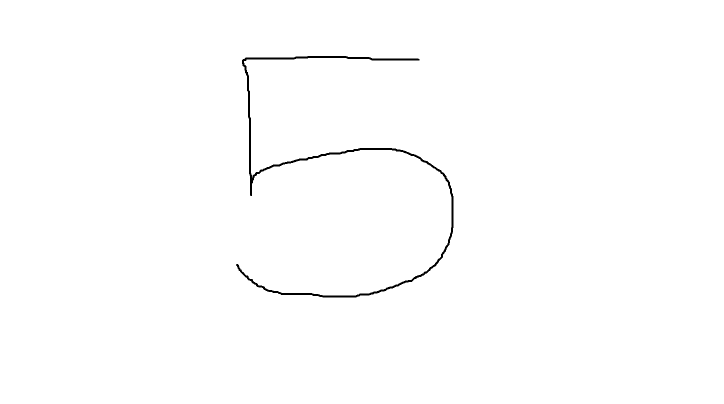
#> input picture nbs/data/five.png, 1448 x 808 px, given in place of trex.png, which was not available (shown at 1/2 size)
$ jupyter execute session4.ipynb   (older library calls are emulated)   (text cells are left out)
#> lines starting #> are read from the running program, lines starting #| are printed output that depends on the picture; after the words box and inside, x2 and y2 are one past the last pixel; in counts of white or black regions, pixels touching at a corner belong together; pictures that were not available may be replaced by others from this repository, and a replacement may not be noted
### assignments/assignment-1/src/utils/imutils.py
#!/usr/bin/env python
"""
store basic image processing methods

"""
import cv2
import numpy as np
import matplotlib as mpl
import matplotlib.pyplot as plt


# [79 lines left out: functions grab_contours, translate, rotate, resize, not called in this run]


def jimshow(image, title=False):
    """imshow with matplotlib dependencies
    """
    # Acquire default dots per inch value of matplotlib
    dpi = mpl.rcParams['figure.dpi']

    height, width, depth = image.shape
    figsize = width / float(dpi), height / float(dpi)

    plt.figure(figsize=figsize)

    if depth == 1:
        plt.imshow(image, cmap='gray')
    else:
        plt.imshow(cv2.cvtColor(image, cv2.COLOR_BGR2RGB))

    if title:
        plt.title(title)
    plt.axis('off')

    plt.show()

def jimshow_channel(image, title=False):
    """
    Modified jimshow() to plot individual channels
    """
    # Acquire default dots per inch value of matplotlib
    dpi = mpl.rcParams['figure.dpi']

    height, width = image.shape
    figsize = width / float(dpi), height / float(dpi)

    plt.figure(figsize=figsize)

    plt.imshow(image, cmap='gray')

    if title:
        plt.title(title)
    plt.axis('off')

    plt.show()

# [2 lines that do not run on import are left out]

### nbs/session4.ipynb
[cell 1]
# sudo apt-get update
# sudo apt-get install -y python3-opencv
# pip install opencv-python matplotlib

[cell 2]
import os
import glob
import sys
sys.path.append("..")

# Image processing and numerical tools
import cv2 # openCV
import numpy as np

# class utils functions
from utils.imutils import jimshow as show
from utils.imutils import jimshow_channel as show_channel
import matplotlib.pyplot as plt

[cell 3]
filepath = os.path.join("..",
                        "..",
                        "..",
                        "cds-vis-data",
                        "data",
                        "img",
                        "trex.png")

image = cv2.imread(filepath)
#> image is the input picture: shape (808, 1448, 3); 99.4% white; 1 black region, box (x1, y1, x2, y2) and area: (472, 112, 907, 595) 6781
show(image)

[cell 4]
cv2.blur(image, (3,3)) # Blur image witg conv. kernel 3x3

[cell 5]
# The bigger the kernel, the more blurred the image will be
blurred_stack = np.hstack([
    cv2.blur(image, (3,3)),
    cv2.blur(image, (5,5)),
    cv2.blur(image, (7,7)),
    cv2.blur(image, (11, 11))
])
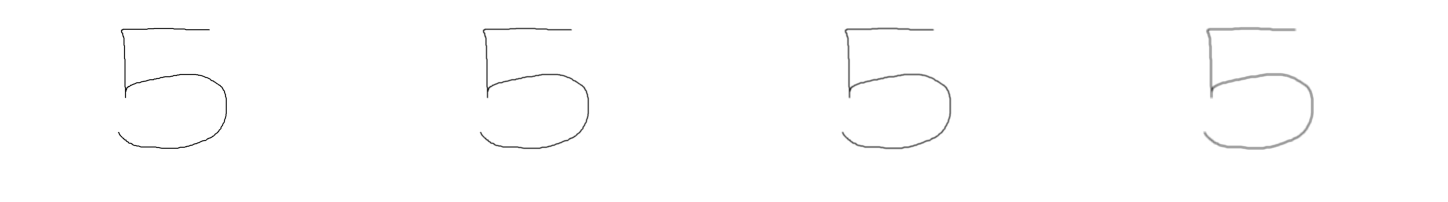
#> blurred_stack: shape (808, 5792, 3) (shown at 1/4 size); min 0, max 255, mean 253.5

show(blurred_stack)

[cell 6]
cv2.medianBlur(image, 3, 3) # This function needs the kernel size to be integers

[cell 7]
show(cv2.GaussianBlur(image, (3,3), 0)) # This function requires a specified mean - here its just set to 0

[cell 8]
image = cv2.imread(filepath) # Load image again to make sure, that I havent modified it

[cell 9]
# Converting to grayscale
grey = cv2.cvtColor(image, cv2.COLOR_BGR2GRAY)
show_channel(grey)

[cell 10]
# Plot histogram of the grayscaled image to set the threshold
plt.hist(grey.flatten(), 255, [0,256])
plt.show()
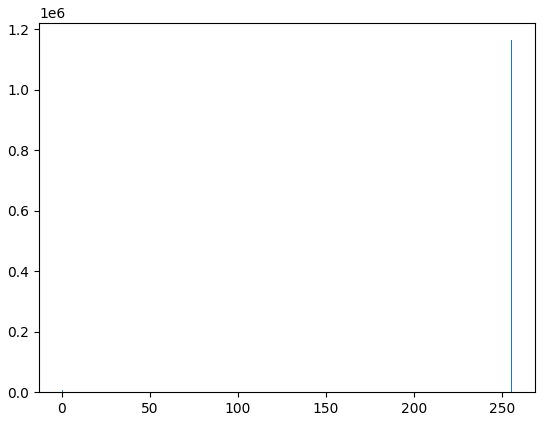
#> figure drawn by matplotlib, 1 panel; tallest bar 1163203 high, from x = 255 to 256

# We have a lot of while in the image - see spiked in higher end of the grayscale channel
# Around 200 it seems that there is some sort of transition

[cell 11]
plt.hist(grey.flatten(), 10)
plt.show()
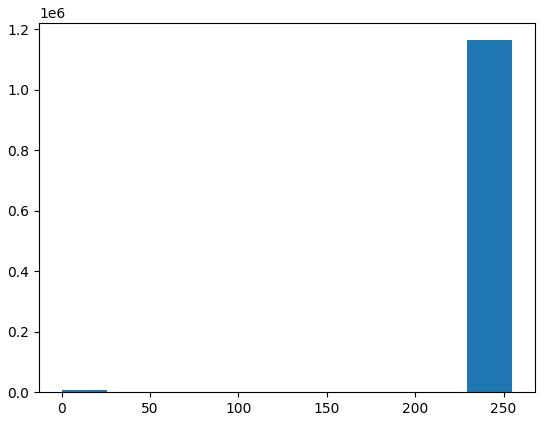
#> figure drawn by matplotlib, 1 panel; tallest bar 1163203 high, from x = 229.5 to 255

# Low point between 175:200 --> around 200 might be the "sweat spot"

[cell 12]
blurred = cv2.GaussianBlur(grey, (5,5), 0)
show_channel(blurred)

[cell 13]
# Plot a hist of the blurred image
plt.hist(blurred.flatten(), 255)
plt.show
#> figure, not shown here; tallest bar 1156167 high, from x = 254 to 255

[cell 14]
threshold_val, binary_image = cv2.threshold(blurred, 200, 255, cv2.THRESH_BINARY)
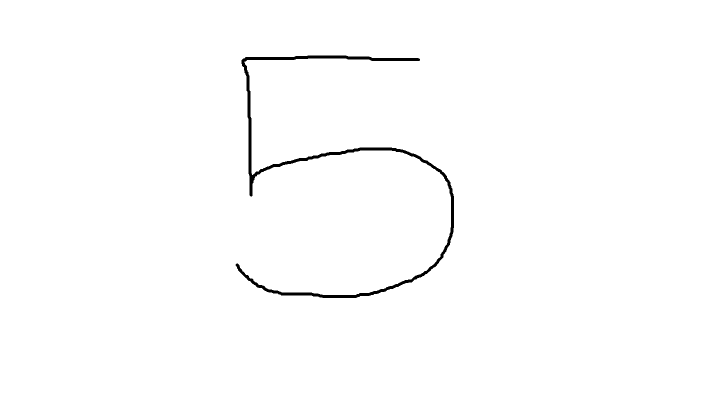
#> binary_image: shape (808, 1448) (shown at 1/2 size); 99.1% white; 1 black region, box (x1, y1, x2, y2) and area: (471, 111, 908, 596) 9999

# 200 = pixel threshold value
# Type of the output = tuple

# THRESH_BINARY can be changed to THRESH_BINARY_INV, if we want the inverted result
# --> and then we dont need to use cv2.bitwise_not later on

[cell 15]
show_channel(binary_image)

[cell 16]
cv2.bitwise_not(binary_image) # We flip the array - all the 255 are changed to 0 and all 0 are changed to 255
show_channel(cv2.bitwise_not(binary_image))
#> call 4 of jimshow_channel, with title = False
#> in jimshow_channel (call 4), `plt.show()`:
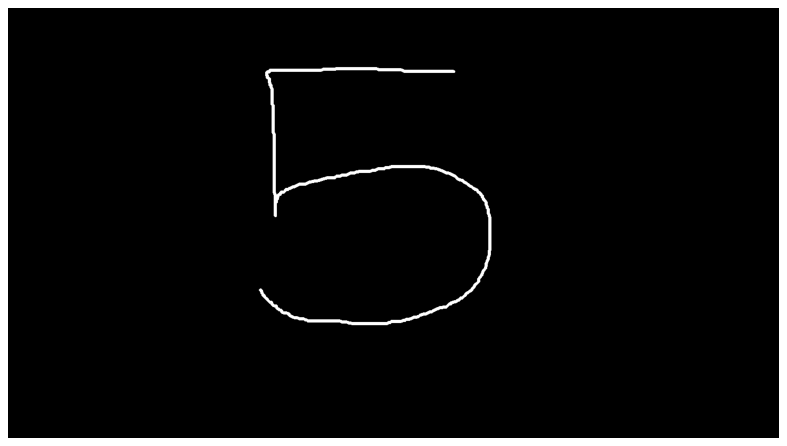
#> figure drawn by matplotlib, 1 panel

[cell 17]
# We want to use the binary image as a mask to extract the trex

show(cv2.bitwise_and(image, image, mask = cv2.bitwise_not(binary_image)))
#> call 4 of jimshow, with title = False
#> in jimshow (call 4), `plt.imshow(cv2.cvtColor(image, cv2.COLOR_BGR2RGB))`:
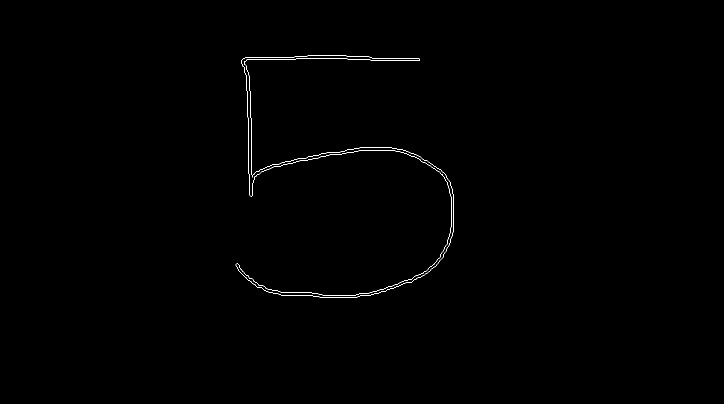
#> image: shape (808, 1448, 3) (shown at 1/2 size); 0.28% white in thin lines or dots, all inside (x1, y1, x2, y2) = (471, 111, 908, 596)

# image = source object
# image = destination
# mask = the inverted binary_image

[cell 18]
# Sobel operatator
sobel_horizontal = cv2.Sobel(grey, cv2.CV_64F, 1, 0) # 1, 0 to indicate the horizontal kernel
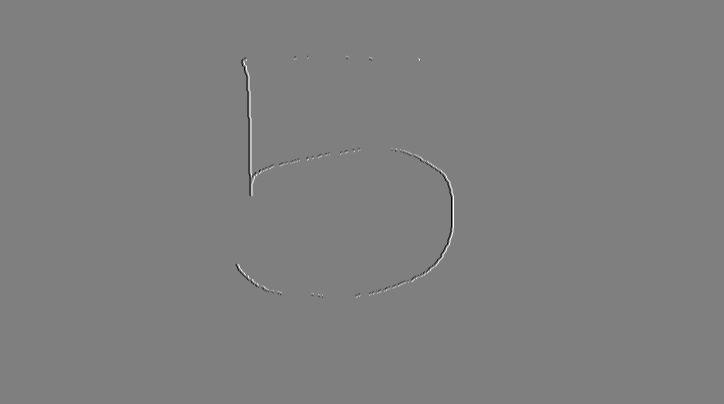
#> sobel_horizontal: shape (808, 1448) float64 (shown at 1/2 size); min -1020, max 1020, mean 0; drawn with min black and max white
sobel_vertical = cv2.Sobel(grey, cv2.CV_64F, 0, 1) # 0, 1 to indicate the vertical kernel

# cv2.CV_64F = defining the data type, that we are working with

[cell 19]
# We have to do this, as there is some limitations with the package ...
# If we dont include this step, two grey almost 3D looking images will be plotted

sobel_horizontal = np.uint8(np.absolute(sobel_horizontal))
sobel_vertical = np.uint8(np.absolute(sobel_vertical))

[cell 20]
sobel_stack = np.hstack([sobel_horizontal, sobel_vertical])
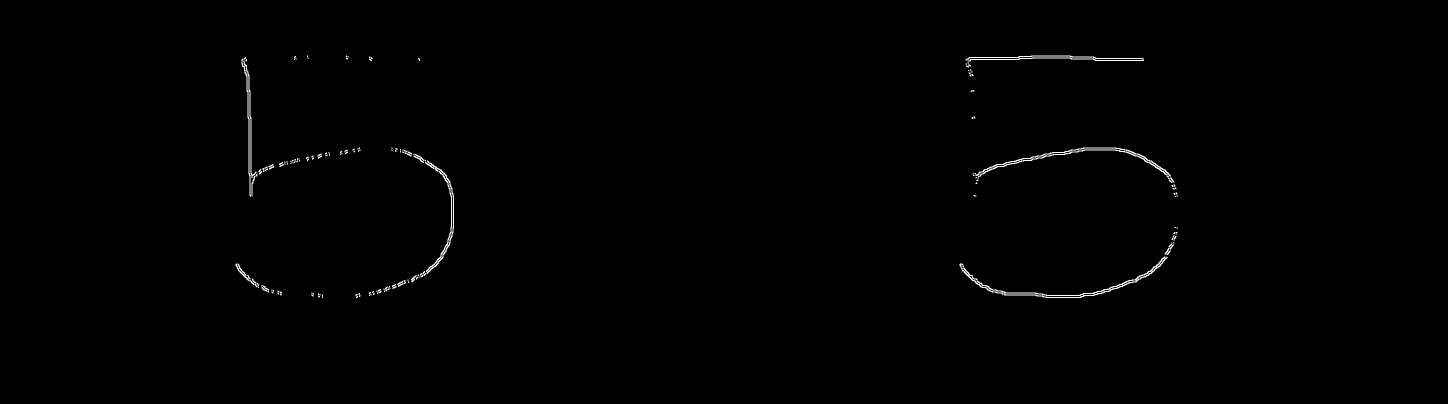
#> sobel_stack: shape (808, 2896) (shown at 1/2 size); min 0, max 255, mean 1.2
show_channel(sobel_stack)

[cell 21]
sobelCombined = cv2.bitwise_or(sobel_horizontal, sobel_vertical)
show_channel(sobelCombined)

# The OR operation is true when either pixel is greater than zero.
